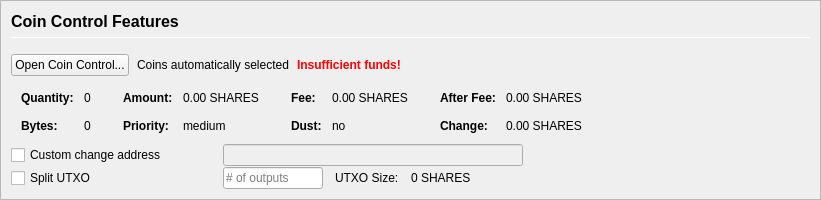
         <widget class="QFrame" name="frameCoinControl">
          <property name="sizePolicy">
           <sizepolicy hsizetype="Expanding" vsizetype="Expanding">
            <horstretch>0</horstretch>
            <verstretch>0</verstretch>
           </sizepolicy>
          </property>
          <property name="maximumSize">
           <size>
            <width>16777215</width>
            <height>16777215</height>
           </size>
          </property>
          <property name="frameShape">
           <enum>QFrame::StyledPanel</enum>
          </property>
          <property name="frameShadow">
           <enum>QFrame::Sunken</enum>
          </property>
          <layout class="QVBoxLayout" name="verticalLayoutCoinControl2">
           <property name="spacing">
            <number>0</number>
           </property>
           <property name="leftMargin">
            <number>0</number>
           </property>
           <property name="topMargin">
            <number>0</number>
           </property>
           <property name="rightMargin">
            <number>0</number>
           </property>
           <property name="bottomMargin">
            <number>0</number>
           </property>
           <item>
            <widget class="QFrame" name="frameCoinControl_BG">
             <layout class="QVBoxLayout" name="verticalLayoutCoinControl" stretch="0,0,0,0,0,0">
              <property name="spacing">
               <number>1</number>
              </property>
              <property name="leftMargin">
               <number>10</number>
              </property>
              <property name="topMargin">
               <number>10</number>
              </property>
              <item>
               <layout class="QHBoxLayout" name="horizontalLayoutCoinControl1">
                <property name="bottomMargin">
                 <number>15</number>
                </property>
                <item>
                 <layout class="QVBoxLayout" name="verticalLayout_3">
                  <property name="spacing">
                   <number>6</number>
                  </property>
                  <item>
                   <widget class="QLabel" name="labelCoinControlFeatures">
                    <property name="sizePolicy">
                     <sizepolicy hsizetype="Preferred" vsizetype="Maximum">
                      <horstretch>0</horstretch>
                      <verstretch>0</verstretch>
                     </sizepolicy>
                    </property>
                    <property name="minimumSize">
                     <size>
                      <width>0</width>
                      <height>20</height>
                     </size>
                    </property>
                    <property name="font">
                     <font>
                      <pointsize>12</pointsize>
                      <weight>75</weight>
                      <bold>true</bold>
                     </font>
                    </property>
                    <property name="styleSheet">
                     <string notr="true">font-weight:bold;</string>
                    </property>
                    <property name="text">
                     <string>Coin Control Features</string>
                    </property>
                   </widget>
                  </item>
                  <item>
                   <widget class="Line" name="line">
                    <property name="minimumSize">
                     <size>
                      <width>0</width>
                      <height>1</height>
                     </size>
                    </property>
                    <property name="maximumSize">
                     <size>
                      <width>16777215</width>
                      <height>1</height>
                     </size>
                    </property>
                    <property name="orientation">
                     <enum>Qt::Horizontal</enum>
                    </property>
                   </widget>
                  </item>
                 </layout>
                </item>
               </layout>
              </item>
              <item>
               <layout class="QHBoxLayout" name="horizontalLayoutCoinControl2" stretch="0,0,0,0">
                <property name="spacing">
                 <number>8</number>
                </property>
                <property name="bottomMargin">
                 <number>10</number>
                </property>
                <item>
                 <widget class="QPushButton" name="pushButtonCoinControl">
                  <property name="styleSheet">
                   <string notr="true"/>
                  </property>
                  <property name="text">
                   <string>Open Coin Control...</string>
                  </property>
                  <property name="autoDefault">
                   <bool>false</bool>
                  </property>
                 </widget>
                </item>
                <item>
                 <widget class="QLabel" name="labelCoinControlAutomaticallySelected">
                  <property name="text">
                   <string>Coins automatically selected</string>
                  </property>
                  <property name="margin">
                   <number>5</number>
                  </property>
                 </widget>
                </item>
                <item>
                 <widget class="QLabel" name="labelCoinControlInsuffFunds">
                  <property name="font">
                   <font>
                    <weight>75</weight>
                    <bold>true</bold>
                   </font>
                  </property>
                  <property name="styleSheet">
                   <string notr="true">color:red;font-weight:bold;</string>
                  </property>
                  <property name="text">
                   <string>Insufficient funds!</string>
                  </property>
                  <property name="margin">
                   <number>5</number>
                  </property>
                 </widget>
                </item>
                <item>
                 <spacer name="horizontalSpacerCoinControl">
                  <property name="orientation">
                   <enum>Qt::Horizontal</enum>
                  </property>
                  <property name="sizeHint" stdset="0">
                   <size>
                    <width>40</width>
                    <height>1</height>
                   </size>
                  </property>
                 </spacer>
                </item>
               </layout>
              </item>
              <item>
               <widget class="QWidget" name="widgetCoinControl" native="true">
                <property name="sizePolicy">
                 <sizepolicy hsizetype="Preferred" vsizetype="Preferred">
                  <horstretch>0</horstretch>
                  <verstretch>0</verstretch>
                 </sizepolicy>
                </property>
                <property name="minimumSize">
                 <size>
                  <width>0</width>
                  <height>0</height>
                 </size>
                </property>
                <property name="styleSheet">
                 <string notr="true"/>
                </property>
                <layout class="QHBoxLayout" name="horizontalLayoutCoinControl5">
                 <property name="leftMargin">
                  <number>0</number>
                 </property>
                 <property name="topMargin">
                  <number>0</number>
                 </property>
                 <property name="rightMargin">
                  <number>0</number>
                 </property>
                 <property name="bottomMargin">
                  <number>0</number>
                 </property>
                 <item>
                  <layout class="QHBoxLayout" name="horizontalLayoutCoinControl3" stretch="0,0,0,1">
                   <property name="spacing">
                    <number>20</number>
                   </property>
                   <property name="topMargin">
                    <number>0</number>
                   </property>
                   <property name="bottomMargin">
                    <number>10</number>
                   </property>
                   <item>
                    <layout class="QFormLayout" name="formLayoutCoinControl1">
                     <property name="horizontalSpacing">
                      <number>10</number>
                     </property>
                     <property name="verticalSpacing">
                      <number>14</number>
                     </property>
                     <property name="leftMargin">
                      <number>10</number>
                     </property>
                     <property name="topMargin">
                      <number>4</number>
                     </property>
                     <property name="rightMargin">
                      <number>6</number>
                     </property>
                     <item row="0" column="0">
                      <widget class="QLabel" name="labelCoinControlQuantityText">
                       <property name="font">
                        <font>
                         <weight>75</weight>
                         <bold>true</bold>
                        </font>
                       </property>
                       <property name="text">
                        <string>Quantity:</string>
                       </property>
                       <property name="margin">
                        <number>0</number>
                       </property>
                      </widget>
                     </item>
                     <item row="0" column="1">
                      <widget class="QLabel" name="labelCoinControlQuantity">
                       <property name="cursor">
                        <cursorShape>IBeamCursor</cursorShape>
                       </property>
                       <property name="contextMenuPolicy">
                        <enum>Qt::ActionsContextMenu</enum>
                       </property>
                       <property name="text">
                        <string notr="true">0</string>
                       </property>
                       <property name="margin">
                        <number>0</number>
                       </property>
                       <property name="textInteractionFlags">
                        <set>Qt::LinksAccessibleByMouse|Qt::TextSelectableByKeyboard|Qt::TextSelectableByMouse</set>
                       </property>
                      </widget>
                     </item>
                     <item row="1" column="0">
                      <widget class="QLabel" name="labelCoinControlBytesText">
                       <property name="font">
                        <font>
                         <weight>75</weight>
                         <bold>true</bold>
                        </font>
                       </property>
                       <property name="text">
                        <string>Bytes:</string>
                       </property>
                      </widget>
                     </item>
                     <item row="1" column="1">
                      <widget class="QLabel" name="labelCoinControlBytes">
                       <property name="cursor">
                        <cursorShape>IBeamCursor</cursorShape>
                       </property>
                       <property name="contextMenuPolicy">
                        <enum>Qt::ActionsContextMenu</enum>
                       </property>
                       <property name="text">
                        <string notr="true">0</string>
                       </property>
                       <property name="textInteractionFlags">
                        <set>Qt::LinksAccessibleByMouse|Qt::TextSelectableByKeyboard|Qt::TextSelectableByMouse</set>
                       </property>
                      </widget>
                     </item>
                    </layout>
                   </item>
                   <item>
                    <layout class="QFormLayout" name="formLayoutCoinControl2">
                     <property name="horizontalSpacing">
                      <number>10</number>
                     </property>
                     <property name="verticalSpacing">
                      <number>14</number>
                     </property>
                     <property name="leftMargin">
                      <number>6</number>
                     </property>
                     <property name="topMargin">
                      <number>4</number>
                     </property>
                     <property name="rightMargin">
                      <number>6</number>
                     </property>
                     <item row="0" column="0">
                      <widget class="QLabel" name="labelCoinControlAmountText">
                       <property name="font">
                        <font>
                         <weight>75</weight>
                         <bold>true</bold>
                        </font>
                       </property>
                       <property name="text">
                        <string>Amount:</string>
                       </property>
                       <property name="margin">
                        <number>0</number>
                       </property>
                      </widget>
                     </item>
                     <item row="0" column="1">
                      <widget class="QLabel" name="labelCoinControlAmount">
                       <property name="cursor">
                        <cursorShape>IBeamCursor</cursorShape>
                       </property>
                       <property name="contextMenuPolicy">
                        <enum>Qt::ActionsContextMenu</enum>
                       </property>
                       <property name="text">
                        <string notr="true">0.00 SHARES</string>
                       </property>
                       <property name="textInteractionFlags">
                        <set>Qt::LinksAccessibleByMouse|Qt::TextSelectableByKeyboard|Qt::TextSelectableByMouse</set>
                       </property>
                      </widget>
                     </item>
                     <item row="1" column="0">
                      <widget class="QLabel" name="labelCoinControlPriorityText">
                       <property name="font">
                        <font>
                         <weight>75</weight>
                         <bold>true</bold>
                        </font>
                       </property>
                       <property name="text">
                        <string>Priority:</string>
                       </property>
                      </widget>
                     </item>
                     <item row="1" column="1">
                      <widget class="QLabel" name="labelCoinControlPriority">
                       <property name="cursor">
                        <cursorShape>IBeamCursor</cursorShape>
                       </property>
                       <property name="contextMenuPolicy">
                        <enum>Qt::ActionsContextMenu</enum>
                       </property>
                       <property name="text">
                        <string>medium</string>
                       </property>
                       <property name="textInteractionFlags">
                        <set>Qt::LinksAccessibleByMouse|Qt::TextSelectableByKeyboard|Qt::TextSelectableByMouse</set>
                       </property>
                      </widget>
                     </item>
                    </layout>
                   </item>
                   <item>
                    <layout class="QFormLayout" name="formLayoutCoinControl3">
                     <property name="horizontalSpacing">
                      <number>10</number>
                     </property>
                     <property name="verticalSpacing">
                      <number>14</number>
                     </property>
                     <property name="leftMargin">
                      <number>6</number>
                     </property>
                     <property name="topMargin">
                      <number>4</number>
                     </property>
                     <property name="rightMargin">
                      <number>6</number>
                     </property>
                     <item row="0" column="0">
                      <widget class="QLabel" name="labelCoinControlFeeText">
                       <property name="font">
                        <font>
                         <weight>75</weight>
                         <bold>true</bold>
                        </font>
                       </property>
                       <property name="text">
                        <string>Fee:</string>
                       </property>
                       <property name="margin">
                        <number>0</number>
                       </property>
                      </widget>
                     </item>
                     <item row="0" column="1">
                      <widget class="QLabel" name="labelCoinControlFee">
                       <property name="cursor">
                        <cursorShape>IBeamCursor</cursorShape>
                       </property>
                       <property name="contextMenuPolicy">
                        <enum>Qt::ActionsContextMenu</enum>
                       </property>
                       <property name="text">
                        <string notr="true">0.00 SHARES</string>
                       </property>
                       <property name="textInteractionFlags">
                        <set>Qt::LinksAccessibleByMouse|Qt::TextSelectableByKeyboard|Qt::TextSelectableByMouse</set>
                       </property>
                      </widget>
                     </item>
                     <item row="1" column="0">
                      <widget class="QLabel" name="labelCoinControlLowOutputText">
                       <property name="font">
                        <font>
                         <weight>75</weight>
                         <bold>true</bold>
                        </font>
                       </property>
                       <property name="text">
                        <string>Dust:</string>
                       </property>
                      </widget>
                     </item>
                     <item row="1" column="1">
                      <widget class="QLabel" name="labelCoinControlLowOutput">
                       <property name="cursor">
                        <cursorShape>IBeamCursor</cursorShape>
                       </property>
                       <property name="contextMenuPolicy">
                        <enum>Qt::ActionsContextMenu</enum>
                       </property>
                       <property name="text">
                        <string>no</string>
                       </property>
                       <property name="textInteractionFlags">
                        <set>Qt::LinksAccessibleByMouse|Qt::TextSelectableByKeyboard|Qt::TextSelectableByMouse</set>
                       </property>
                      </widget>
                     </item>
                    </layout>
                   </item>
                   <item>
                    <layout class="QFormLayout" name="formLayoutCoinControl4">
                     <property name="horizontalSpacing">
                      <number>10</number>
                     </property>
                     <property name="verticalSpacing">
                      <number>14</number>
                     </property>
                     <property name="leftMargin">
                      <number>6</number>
                     </property>
                     <property name="topMargin">
                      <number>4</number>
                     </property>
                     <property name="rightMargin">
                      <number>6</number>
                     </property>
                     <item row="0" column="0">
                      <widget class="QLabel" name="labelCoinControlAfterFeeText">
                       <property name="font">
                        <font>
                         <weight>75</weight>
                         <bold>true</bold>
                        </font>
                       </property>
                       <property name="text">
                        <string>After Fee:</string>
                       </property>
                       <property name="margin">
                        <number>0</number>
                       </property>
                      </widget>
                     </item>
                     <item row="0" column="1">
                      <widget class="QLabel" name="labelCoinControlAfterFee">
                       <property name="cursor">
                        <cursorShape>IBeamCursor</cursorShape>
                       </property>
                       <property name="contextMenuPolicy">
                        <enum>Qt::ActionsContextMenu</enum>
                       </property>
                       <property name="text">
                        <string notr="true">0.00 SHARES</string>
                       </property>
                       <property name="textInteractionFlags">
                        <set>Qt::LinksAccessibleByMouse|Qt::TextSelectableByKeyboard|Qt::TextSelectableByMouse</set>
                       </property>
                      </widget>
                     </item>
                     <item row="1" column="0">
                      <widget class="QLabel" name="labelCoinControlChangeText">
                       <property name="font">
                        <font>
                         <weight>75</weight>
                         <bold>true</bold>
                        </font>
                       </property>
                       <property name="text">
                        <string>Change:</string>
                       </property>
                      </widget>
                     </item>
                     <item row="1" column="1">
                      <widget class="QLabel" name="labelCoinControlChange">
                       <property name="cursor">
                        <cursorShape>IBeamCursor</cursorShape>
                       </property>
                       <property name="contextMenuPolicy">
                        <enum>Qt::ActionsContextMenu</enum>
                       </property>
                       <property name="text">
                        <string notr="true">0.00 SHARES</string>
                       </property>
                       <property name="textInteractionFlags">
                        <set>Qt::LinksAccessibleByMouse|Qt::TextSelectableByKeyboard|Qt::TextSelectableByMouse</set>
                       </property>
                      </widget>
                     </item>
                    </layout>
                   </item>
                  </layout>
                 </item>
                </layout>
               </widget>
              </item>
              <item>
               <layout class="QHBoxLayout" name="horizontalLayoutCoinControl4">
                <property name="spacing">
                 <number>12</number>
                </property>
                <property name="sizeConstraint">
                 <enum>QLayout::SetDefaultConstraint</enum>
                </property>
                <property name="topMargin">
                 <number>0</number>
                </property>
                <property name="rightMargin">
                 <number>0</number>
                </property>
                <item>
                 <widget class="QCheckBox" name="checkBoxCoinControlChange">
                  <property name="sizePolicy">
                   <sizepolicy hsizetype="Preferred" vsizetype="Preferred">
                    <horstretch>0</horstretch>
                    <verstretch>0</verstretch>
                   </sizepolicy>
                  </property>
                  <property name="minimumSize">
                   <size>
                    <width>200</width>
                    <height>0</height>
                   </size>
                  </property>
                  <property name="maximumSize">
                   <size>
                    <width>200</width>
                    <height>16777215</height>
                   </size>
                  </property>
                  <property name="toolTip">
                   <string>If this is activated, but the change address is empty or invalid, change will be sent to a newly generated address.</string>
                  </property>
                  <property name="text">
                   <string>Custom change address</string>
                  </property>
                 </widget>
                </item>
                <item>
                 <widget class="QValidatedLineEdit" name="lineEditCoinControlChange">
                  <property name="enabled">
                   <bool>false</bool>
                  </property>
                  <property name="sizePolicy">
                   <sizepolicy hsizetype="Preferred" vsizetype="Preferred">
                    <horstretch>0</horstretch>
                    <verstretch>0</verstretch>
                   </sizepolicy>
                  </property>
                  <property name="minimumSize">
                   <size>
                    <width>300</width>
                    <height>0</height>
                   </size>
                  </property>
                 </widget>
                </item>
                <item>
                 <widget class="QLabel" name="labelCoinControlChangeLabel">
                  <property name="sizePolicy">
                   <sizepolicy hsizetype="Preferred" vsizetype="Preferred">
                    <horstretch>0</horstretch>
                    <verstretch>0</verstretch>
                   </sizepolicy>
                  </property>
                  <property name="minimumSize">
                   <size>
                    <width>100</width>
                    <height>0</height>
                   </size>
                  </property>
                  <property name="text">
                   <string/>
                  </property>
                  <property name="margin">
                   <number>3</number>
                  </property>
                 </widget>
                </item>
               </layout>
              </item>
              <item>
               <layout class="QHBoxLayout" name="horizontalLayoutCoinControl6">
                <property name="spacing">
                 <number>12</number>
                </property>
                <property name="rightMargin">
                 <number>0</number>
                </property>
                <item>
                 <widget class="QCheckBox" name="splitBlockCheckBox">
                  <property name="sizePolicy">
                   <sizepolicy hsizetype="Preferred" vsizetype="Preferred">
                    <horstretch>0</horstretch>
                    <verstretch>0</verstretch>
                   </sizepolicy>
                  </property>
                  <property name="minimumSize">
                   <size>
                    <width>200</width>
                    <height>0</height>
                   </size>
                  </property>
                  <property name="maximumSize">
                   <size>
                    <width>200</width>
                    <height>16777215</height>
                   </size>
                  </property>
                  <property name="text">
                   <string>Split UTXO</string>
                  </property>
                 </widget>
                </item>
                <item>
                 <widget class="QLineEdit" name="splitBlockLineEdit">
                  <property name="sizePolicy">
                   <sizepolicy hsizetype="Preferred" vsizetype="Preferred">
                    <horstretch>50</horstretch>
                    <verstretch>0</verstretch>
                   </sizepolicy>
                  </property>
                  <property name="minimumSize">
                   <size>
                    <width>100</width>
                    <height>0</height>
                   </size>
                  </property>
                  <property name="maximumSize">
                   <size>
                    <width>100</width>
                    <height>16777215</height>
                   </size>
                  </property>
                  <property name="placeholderText">
                   <string># of outputs</string>
                  </property>
                 </widget>
                </item>
                <item>
                 <widget class="QLabel" name="labelBlockSizeText">
                  <property name="text">
                   <string>UTXO Size:</string>
                  </property>
                 </widget>
                </item>
                <item>
                 <widget class="QLabel" name="labelBlockSize">
                  <property name="text">
                   <string>0 SHARES</string>
                  </property>
                 </widget>
                </item>
                <item>
                 <spacer name="horizontalSpacer_7">
                  <property name="orientation">
                   <enum>Qt::Horizontal</enum>
                  </property>
                  <property name="sizeHint" stdset="0">
                   <size>
                    <width>40</width>
                    <height>20</height>
                   </size>
                  </property>
                 </spacer>
                </item>
               </layout>
              </item>
              <item>
               <spacer name="verticalSpacerCoinControl">
                <property name="orientation">
                 <enum>Qt::Vertical</enum>
                </property>
                <property name="sizeHint" stdset="0">
                 <size>
                  <width>800</width>
                  <height>1</height>
                 </size>
                </property>
               </spacer>
              </item>
             </layout>
            </widget>
           </item>
          </layout>
         </widget>
